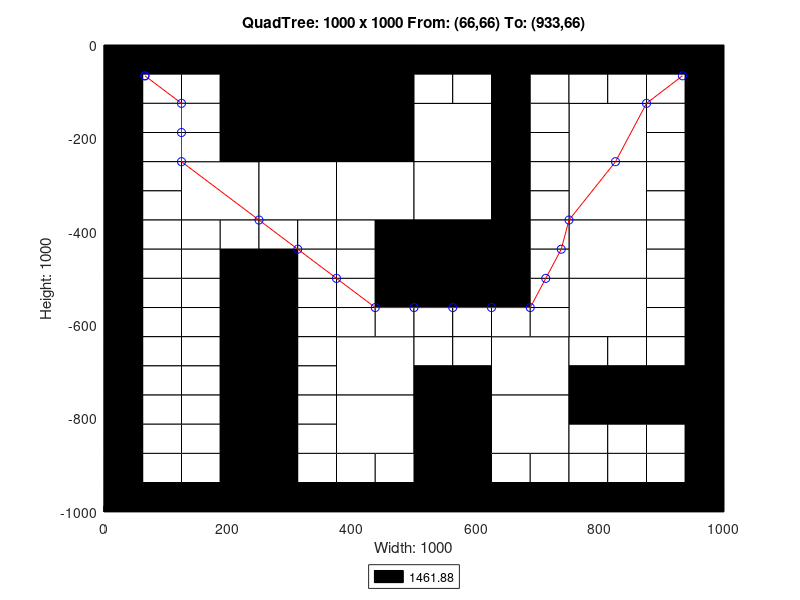

Here is the MATLAB script that generated this plot:
axis([0 1000 -1000 0]);
title('QuadTree: 1000 x 1000 From: (66,66) To: (933,66)');
xlabel('Width: 1000');
ylabel('Height: 1000');
rectangle('Position',[250 -250 250 250], 'FaceColor',[0 0 0]);
rectangle('Position',[125 -375 125 125], 'FaceColor',[1 1 1]);
rectangle('Position',[250 -375 125 125], 'FaceColor',[1 1 1]);
rectangle('Position',[375 -375 125 125], 'FaceColor',[1 1 1]);
rectangle('Position',[500 -250 125 125], 'FaceColor',[1 1 1]);
rectangle('Position',[750 -250 125 125], 'FaceColor',[1 1 1]);
rectangle('Position',[500 -375 125 125], 'FaceColor',[1 1 1]);
rectangle('Position',[500 -500 125 125], 'FaceColor',[0 0 0]);
rectangle('Position',[750 -375 125 125], 'FaceColor',[1 1 1]);
rectangle('Position',[750 -500 125 125], 'FaceColor',[1 1 1]);
rectangle('Position',[375 -750 125 125], 'FaceColor',[1 1 1]);
rectangle('Position',[375 -875 125 125], 'FaceColor',[1 1 1]);
rectangle('Position',[625 -750 125 125], 'FaceColor',[1 1 1]);
rectangle('Position',[750 -625 125 125], 'FaceColor',[1 1 1]);
rectangle('Position',[500 -875 125 125], 'FaceColor',[0 0 0]);
rectangle('Position',[625 -875 125 125], 'FaceColor',[1 1 1]);
rectangle('Position',[500 -1000 125 125], 'FaceColor',[0 0 0]);
rectangle('Position',[0 -62.5 62.5 62.5], 'FaceColor',[0 0 0]);
rectangle('Position',[62.5 -62.5 62.5 62.5], 'FaceColor',[0 0 0]);
rectangle('Position',[0 -125 62.5 62.5], 'FaceColor',[0 0 0]);
rectangle('Position',[62.5 -125 62.5 62.5], 'FaceColor',[1 1 1]);
rectangle('Position',[125 -62.5 62.5 62.5], 'FaceColor',[0 0 0]);
rectangle('Position',[187.5 -62.5 62.5 62.5], 'FaceColor',[0 0 0]);
rectangle('Position',[125 -125 62.5 62.5], 'FaceColor',[1 1 1]);
rectangle('Position',[187.5 -125 62.5 62.5], 'FaceColor',[0 0 0]);
rectangle('Position',[0 -187.5 62.5 62.5], 'FaceColor',[0 0 0]);
rectangle('Position',[62.5 -187.5 62.5 62.5], 'FaceColor',[1 1 1]);
rectangle('Position',[0 -250 62.5 62.5], 'FaceColor',[0 0 0]);
rectangle('Position',[62.5 -250 62.5 62.5], 'FaceColor',[1 1 1]);
rectangle('Position',[125 -187.5 62.5 62.5], 'FaceColor',[1 1 1]);
rectangle('Position',[187.5 -187.5 62.5 62.5], 'FaceColor',[0 0 0]);
rectangle('Position',[125 -250 62.5 62.5], 'FaceColor',[1 1 1]);
rectangle('Position',[187.5 -250 62.5 62.5], 'FaceColor',[0 0 0]);
rectangle('Position',[0 -312.5 62.5 62.5], 'FaceColor',[0 0 0]);
rectangle('Position',[62.5 -312.5 62.5 62.5], 'FaceColor',[1 1 1]);
rectangle('Position',[0 -375 62.5 62.5], 'FaceColor',[0 0 0]);
rectangle('Position',[62.5 -375 62.5 62.5], 'FaceColor',[1 1 1]);
rectangle('Position',[0 -437.5 62.5 62.5], 'FaceColor',[0 0 0]);
rectangle('Position',[62.5 -437.5 62.5 62.5], 'FaceColor',[1 1 1]);
rectangle('Position',[0 -500 62.5 62.5], 'FaceColor',[0 0 0]);
rectangle('Position',[62.5 -500 62.5 62.5], 'FaceColor',[1 1 1]);
rectangle('Position',[125 -437.5 62.5 62.5], 'FaceColor',[1 1 1]);
rectangle('Position',[187.5 -437.5 62.5 62.5], 'FaceColor',[1 1 1]);
rectangle('Position',[125 -500 62.5 62.5], 'FaceColor',[1 1 1]);
rectangle('Position',[187.5 -500 62.5 62.5], 'FaceColor',[0 0 0]);
rectangle('Position',[250 -437.5 62.5 62.5], 'FaceColor',[1 1 1]);
rectangle('Position',[312.5 -437.5 62.5 62.5], 'FaceColor',[1 1 1]);
rectangle('Position',[250 -500 62.5 62.5], 'FaceColor',[0 0 0]);
rectangle('Position',[312.5 -500 62.5 62.5], 'FaceColor',[1 1 1]);
rectangle('Position',[375 -437.5 62.5 62.5], 'FaceColor',[1 1 1]);
rectangle('Position',[437.5 -437.5 62.5 62.5], 'FaceColor',[0 0 0]);
rectangle('Position',[375 -500 62.5 62.5], 'FaceColor',[1 1 1]);
rectangle('Position',[437.5 -500 62.5 62.5], 'FaceColor',[0 0 0]);
rectangle('Position',[500 -62.5 62.5 62.5], 'FaceColor',[0 0 0]);
rectangle('Position',[562.5 -62.5 62.5 62.5], 'FaceColor',[0 0 0]);
rectangle('Position',[500 -125 62.5 62.5], 'FaceColor',[1 1 1]);
rectangle('Position',[562.5 -125 62.5 62.5], 'FaceColor',[1 1 1]);
rectangle('Position',[625 -62.5 62.5 62.5], 'FaceColor',[0 0 0]);
rectangle('Position',[687.5 -62.5 62.5 62.5], 'FaceColor',[0 0 0]);
rectangle('Position',[625 -125 62.5 62.5], 'FaceColor',[0 0 0]);
rectangle('Position',[687.5 -125 62.5 62.5], 'FaceColor',[1 1 1]);
rectangle('Position',[625 -187.5 62.5 62.5], 'FaceColor',[0 0 0]);
rectangle('Position',[687.5 -187.5 62.5 62.5], 'FaceColor',[1 1 1]);
rectangle('Position',[625 -250 62.5 62.5], 'FaceColor',[0 0 0]);
rectangle('Position',[687.5 -250 62.5 62.5], 'FaceColor',[1 1 1]);
rectangle('Position',[750 -62.5 62.5 62.5], 'FaceColor',[0 0 0]);
rectangle('Position',[812.5 -62.5 62.5 62.5], 'FaceColor',[0 0 0]);
rectangle('Position',[750 -125 62.5 62.5], 'FaceColor',[1 1 1]);
rectangle('Position',[812.5 -125 62.5 62.5], 'FaceColor',[1 1 1]);
rectangle('Position',[875 -62.5 62.5 62.5], 'FaceColor',[0 0 0]);
rectangle('Position',[937.5 -62.5 62.5 62.5], 'FaceColor',[0 0 0]);
rectangle('Position',[875 -125 62.5 62.5], 'FaceColor',[1 1 1]);
rectangle('Position',[937.5 -125 62.5 62.5], 'FaceColor',[0 0 0]);
rectangle('Position',[875 -187.5 62.5 62.5], 'FaceColor',[1 1 1]);
rectangle('Position',[937.5 -187.5 62.5 62.5], 'FaceColor',[0 0 0]);
rectangle('Position',[875 -250 62.5 62.5], 'FaceColor',[1 1 1]);
rectangle('Position',[937.5 -250 62.5 62.5], 'FaceColor',[0 0 0]);
rectangle('Position',[625 -312.5 62.5 62.5], 'FaceColor',[0 0 0]);
rectangle('Position',[687.5 -312.5 62.5 62.5], 'FaceColor',[1 1 1]);
rectangle('Position',[625 -375 62.5 62.5], 'FaceColor',[0 0 0]);
rectangle('Position',[687.5 -375 62.5 62.5], 'FaceColor',[1 1 1]);
rectangle('Position',[625 -437.5 62.5 62.5], 'FaceColor',[0 0 0]);
rectangle('Position',[687.5 -437.5 62.5 62.5], 'FaceColor',[1 1 1]);
rectangle('Position',[625 -500 62.5 62.5], 'FaceColor',[0 0 0]);
rectangle('Position',[687.5 -500 62.5 62.5], 'FaceColor',[1 1 1]);
rectangle('Position',[875 -312.5 62.5 62.5], 'FaceColor',[1 1 1]);
rectangle('Position',[937.5 -312.5 62.5 62.5], 'FaceColor',[0 0 0]);
rectangle('Position',[875 -375 62.5 62.5], 'FaceColor',[1 1 1]);
rectangle('Position',[937.5 -375 62.5 62.5], 'FaceColor',[0 0 0]);
rectangle('Position',[875 -437.5 62.5 62.5], 'FaceColor',[1 1 1]);
rectangle('Position',[937.5 -437.5 62.5 62.5], 'FaceColor',[0 0 0]);
rectangle('Position',[875 -500 62.5 62.5], 'FaceColor',[1 1 1]);
rectangle('Position',[937.5 -500 62.5 62.5], 'FaceColor',[0 0 0]);
rectangle('Position',[0 -562.5 62.5 62.5], 'FaceColor',[0 0 0]);
rectangle('Position',[62.5 -562.5 62.5 62.5], 'FaceColor',[1 1 1]);
rectangle('Position',[0 -625 62.5 62.5], 'FaceColor',[0 0 0]);
rectangle('Position',[62.5 -625 62.5 62.5], 'FaceColor',[1 1 1]);
rectangle('Position',[125 -562.5 62.5 62.5], 'FaceColor',[1 1 1]);
rectangle('Position',[187.5 -562.5 62.5 62.5], 'FaceColor',[0 0 0]);
rectangle('Position',[125 -625 62.5 62.5], 'FaceColor',[1 1 1]);
rectangle('Position',[187.5 -625 62.5 62.5], 'FaceColor',[0 0 0]);
rectangle('Position',[0 -687.5 62.5 62.5], 'FaceColor',[0 0 0]);
rectangle('Position',[62.5 -687.5 62.5 62.5], 'FaceColor',[1 1 1]);
rectangle('Position',[0 -750 62.5 62.5], 'FaceColor',[0 0 0]);
rectangle('Position',[62.5 -750 62.5 62.5], 'FaceColor',[1 1 1]);
rectangle('Position',[125 -687.5 62.5 62.5], 'FaceColor',[1 1 1]);
rectangle('Position',[187.5 -687.5 62.5 62.5], 'FaceColor',[0 0 0]);
rectangle('Position',[125 -750 62.5 62.5], 'FaceColor',[1 1 1]);
rectangle('Position',[187.5 -750 62.5 62.5], 'FaceColor',[0 0 0]);
rectangle('Position',[250 -562.5 62.5 62.5], 'FaceColor',[0 0 0]);
rectangle('Position',[312.5 -562.5 62.5 62.5], 'FaceColor',[1 1 1]);
rectangle('Position',[250 -625 62.5 62.5], 'FaceColor',[0 0 0]);
rectangle('Position',[312.5 -625 62.5 62.5], 'FaceColor',[1 1 1]);
rectangle('Position',[375 -562.5 62.5 62.5], 'FaceColor',[1 1 1]);
rectangle('Position',[437.5 -562.5 62.5 62.5], 'FaceColor',[0 0 0]);
rectangle('Position',[375 -625 62.5 62.5], 'FaceColor',[1 1 1]);
rectangle('Position',[437.5 -625 62.5 62.5], 'FaceColor',[1 1 1]);
rectangle('Position',[250 -687.5 62.5 62.5], 'FaceColor',[0 0 0]);
rectangle('Position',[312.5 -687.5 62.5 62.5], 'FaceColor',[1 1 1]);
rectangle('Position',[250 -750 62.5 62.5], 'FaceColor',[0 0 0]);
rectangle('Position',[312.5 -750 62.5 62.5], 'FaceColor',[1 1 1]);
rectangle('Position',[0 -812.5 62.5 62.5], 'FaceColor',[0 0 0]);
rectangle('Position',[62.5 -812.5 62.5 62.5], 'FaceColor',[1 1 1]);
rectangle('Position',[0 -875 62.5 62.5], 'FaceColor',[0 0 0]);
rectangle('Position',[62.5 -875 62.5 62.5], 'FaceColor',[1 1 1]);
rectangle('Position',[125 -812.5 62.5 62.5], 'FaceColor',[1 1 1]);
rectangle('Position',[187.5 -812.5 62.5 62.5], 'FaceColor',[0 0 0]);
rectangle('Position',[125 -875 62.5 62.5], 'FaceColor',[1 1 1]);
rectangle('Position',[187.5 -875 62.5 62.5], 'FaceColor',[0 0 0]);
rectangle('Position',[0 -937.5 62.5 62.5], 'FaceColor',[0 0 0]);
rectangle('Position',[62.5 -937.5 62.5 62.5], 'FaceColor',[1 1 1]);
rectangle('Position',[0 -1000 62.5 62.5], 'FaceColor',[0 0 0]);
rectangle('Position',[62.5 -1000 62.5 62.5], 'FaceColor',[0 0 0]);
rectangle('Position',[125 -937.5 62.5 62.5], 'FaceColor',[1 1 1]);
rectangle('Position',[187.5 -937.5 62.5 62.5], 'FaceColor',[0 0 0]);
rectangle('Position',[125 -1000 62.5 62.5], 'FaceColor',[0 0 0]);
rectangle('Position',[187.5 -1000 62.5 62.5], 'FaceColor',[0 0 0]);
rectangle('Position',[250 -812.5 62.5 62.5], 'FaceColor',[0 0 0]);
rectangle('Position',[312.5 -812.5 62.5 62.5], 'FaceColor',[1 1 1]);
rectangle('Position',[250 -875 62.5 62.5], 'FaceColor',[0 0 0]);
rectangle('Position',[312.5 -875 62.5 62.5], 'FaceColor',[1 1 1]);
rectangle('Position',[250 -937.5 62.5 62.5], 'FaceColor',[0 0 0]);
rectangle('Position',[312.5 -937.5 62.5 62.5], 'FaceColor',[1 1 1]);
rectangle('Position',[250 -1000 62.5 62.5], 'FaceColor',[0 0 0]);
rectangle('Position',[312.5 -1000 62.5 62.5], 'FaceColor',[0 0 0]);
rectangle('Position',[375 -937.5 62.5 62.5], 'FaceColor',[1 1 1]);
rectangle('Position',[437.5 -937.5 62.5 62.5], 'FaceColor',[1 1 1]);
rectangle('Position',[375 -1000 62.5 62.5], 'FaceColor',[0 0 0]);
rectangle('Position',[437.5 -1000 62.5 62.5], 'FaceColor',[0 0 0]);
rectangle('Position',[500 -562.5 62.5 62.5], 'FaceColor',[0 0 0]);
rectangle('Position',[562.5 -562.5 62.5 62.5], 'FaceColor',[0 0 0]);
rectangle('Position',[500 -625 62.5 62.5], 'FaceColor',[1 1 1]);
rectangle('Position',[562.5 -625 62.5 62.5], 'FaceColor',[1 1 1]);
rectangle('Position',[625 -562.5 62.5 62.5], 'FaceColor',[0 0 0]);
rectangle('Position',[687.5 -562.5 62.5 62.5], 'FaceColor',[1 1 1]);
rectangle('Position',[625 -625 62.5 62.5], 'FaceColor',[1 1 1]);
rectangle('Position',[687.5 -625 62.5 62.5], 'FaceColor',[1 1 1]);
rectangle('Position',[500 -687.5 62.5 62.5], 'FaceColor',[1 1 1]);
rectangle('Position',[562.5 -687.5 62.5 62.5], 'FaceColor',[1 1 1]);
rectangle('Position',[500 -750 62.5 62.5], 'FaceColor',[0 0 0]);
rectangle('Position',[562.5 -750 62.5 62.5], 'FaceColor',[0 0 0]);
rectangle('Position',[875 -562.5 62.5 62.5], 'FaceColor',[1 1 1]);
rectangle('Position',[937.5 -562.5 62.5 62.5], 'FaceColor',[0 0 0]);
rectangle('Position',[875 -625 62.5 62.5], 'FaceColor',[1 1 1]);
rectangle('Position',[937.5 -625 62.5 62.5], 'FaceColor',[0 0 0]);
rectangle('Position',[750 -687.5 62.5 62.5], 'FaceColor',[1 1 1]);
rectangle('Position',[812.5 -687.5 62.5 62.5], 'FaceColor',[1 1 1]);
rectangle('Position',[750 -750 62.5 62.5], 'FaceColor',[0 0 0]);
rectangle('Position',[812.5 -750 62.5 62.5], 'FaceColor',[0 0 0]);
rectangle('Position',[875 -687.5 62.5 62.5], 'FaceColor',[1 1 1]);
rectangle('Position',[937.5 -687.5 62.5 62.5], 'FaceColor',[0 0 0]);
rectangle('Position',[875 -750 62.5 62.5], 'FaceColor',[0 0 0]);
rectangle('Position',[937.5 -750 62.5 62.5], 'FaceColor',[0 0 0]);
rectangle('Position',[625 -937.5 62.5 62.5], 'FaceColor',[1 1 1]);
rectangle('Position',[687.5 -937.5 62.5 62.5], 'FaceColor',[1 1 1]);
rectangle('Position',[625 -1000 62.5 62.5], 'FaceColor',[0 0 0]);
rectangle('Position',[687.5 -1000 62.5 62.5], 'FaceColor',[0 0 0]);
rectangle('Position',[750 -812.5 62.5 62.5], 'FaceColor',[0 0 0]);
rectangle('Position',[812.5 -812.5 62.5 62.5], 'FaceColor',[0 0 0]);
rectangle('Position',[750 -875 62.5 62.5], 'FaceColor',[1 1 1]);
rectangle('Position',[812.5 -875 62.5 62.5], 'FaceColor',[1 1 1]);
rectangle('Position',[875 -812.5 62.5 62.5], 'FaceColor',[0 0 0]);
rectangle('Position',[937.5 -812.5 62.5 62.5], 'FaceColor',[0 0 0]);
rectangle('Position',[875 -875 62.5 62.5], 'FaceColor',[1 1 1]);
rectangle('Position',[937.5 -875 62.5 62.5], 'FaceColor',[0 0 0]);
rectangle('Position',[750 -937.5 62.5 62.5], 'FaceColor',[1 1 1]);
rectangle('Position',[812.5 -937.5 62.5 62.5], 'FaceColor',[1 1 1]);
rectangle('Position',[750 -1000 62.5 62.5], 'FaceColor',[0 0 0]);
rectangle('Position',[812.5 -1000 62.5 62.5], 'FaceColor',[0 0 0]);
rectangle('Position',[875 -937.5 62.5 62.5], 'FaceColor',[1 1 1]);
rectangle('Position',[937.5 -937.5 62.5 62.5], 'FaceColor',[0 0 0]);
rectangle('Position',[875 -1000 62.5 62.5], 'FaceColor',[0 0 0]);
rectangle('Position',[937.5 -1000 62.5 62.5], 'FaceColor',[0 0 0]);
X=[933,875,825,750,737.5,712.5,687.5,625,562.5,500,437.5,375,312.5,250,125,125,125,66,66];
Y=[-66,-125,-250,-375,-437.5,-500,-562.5,-562.5,-562.5,-562.5,-562.5,-500,-437.5,-375,-250,-187.5,-125,-66,-66];
hold on;
plot(X,Y,'r');
plot(X,Y,'bo');
legend('1461.88','Location','southoutside');
